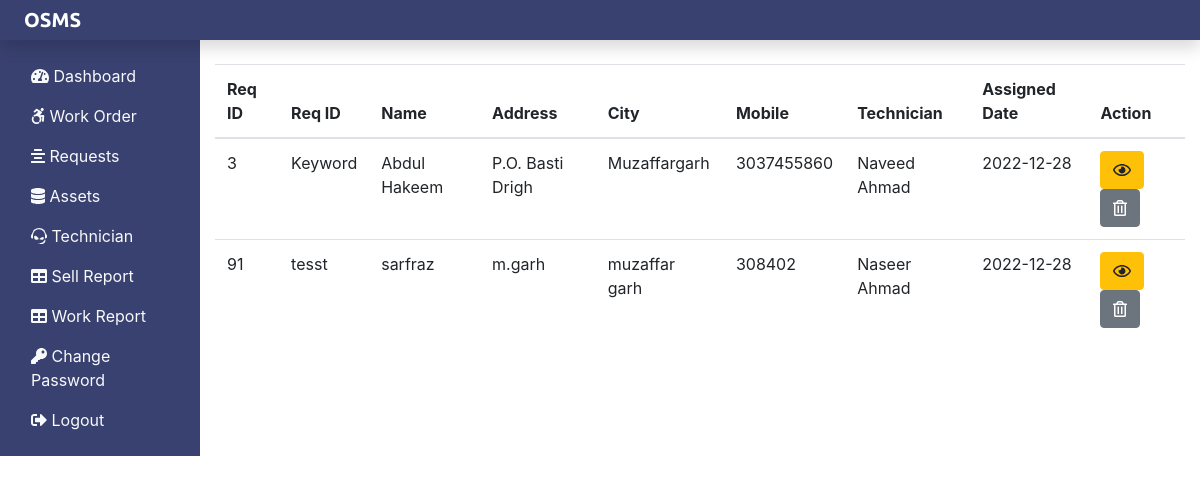
The page /Admin/workorder.php (signed in) on the database its author committed.
### tables this page shows
CREATE TABLE `assignwork_tb` (
  `rno` int(11) NOT NULL,
  `request_id` int(11) NOT NULL,
  `request_info` text NOT NULL,
  `request_desc` text NOT NULL,
  `requester_name` varchar(60) NOT NULL,
  `requester_add1` text NOT NULL,
  `requester_add2` text NOT NULL,
  `requester_city` varchar(60) NOT NULL,
  `requester_state` varchar(60) NOT NULL,
  `requester_zip` int(11) NOT NULL,
  `requester_email` varchar(60) NOT NULL,
  `requester_mobile` bigint(20) NOT NULL,
  `assign_tech` varchar(60) NOT NULL,
  `assign_date` date NOT NULL
);

### Admin/workorder.php (the view, shortened to what this page needs)
<?php
include('includes/header.php');
include('../dbcon.php');
?>
<div class="col-sm=9 col-md-10 mt-4">
    <?php
    $sql="select *from assignwork_tb";
    $result=$conn->query($sql);
    if($result->num_rows>0){
        echo '<table class="table">';
         echo '<thead>';
          echo '<tr>';
           echo '<th scope="col">Req ID</th>';
           echo '<th scope="col">Req ID</th>';
           echo '<th scope="col">Name</th>';
           echo '<th scope="col">Address</th>';
           echo '<th scope="col">City</th>';
           echo '<th scope="col">Mobile</th>';
           echo '<th scope="col">Technician</th>';
           echo '<th scope="col">Assigned Date</th>';
           echo '<th scope="col">Action</th>';
          echo '</tr>';
         echo '</thead>';
         echo '<tbody>';
          while($row=$result->fetch_assoc()){
            echo '<tr>';
                echo '<td>'.$row['request_id'].'</td>';
                echo '<td>'.$row['request_info'].'</td>';
                echo '<td>'.$row['requester_name'].'</td>';
                echo '<td>'.$row['requester_add2'].'</td>';
                echo '<td>'.$row['requester_city'].'</td>';
                echo '<td>'.$row['requester_mobile'].'</td>';
                echo '<td>'.$row['assign_tech'].'</td>';
                echo '<td>'.$row['assign_date'].'</td>';
                echo '<td>';
                    echo '<form action="viewassignwork.php" method="POST" class="d-inline mr-2">';
                     echo '<input type="hidden" name="id"
                     value='.$row['request_id'].'><button class="btn btn-warning" name="view" value="View"
                     type="submit"><i class="far fa-eye"></i></button>';
                    echo '</form>';
                    echo '<form action="" method="POST" class="d-inline">';
                    echo '<input type="hidden" name="id"
                    value='.$row['request_id'].'><button class="btn btn-secondary" name="delete" value="Delete"
                    type="submit"><i class="far fa-trash-alt"></i></button>';
                   echo '</form>';
                echo '</td>';
            echo '</tr>';
          }
        echo "</table>";
    }else{
        echo '0 Result';
    }
    ?>
</div>
<?php include('includes/footer.php'); ?>

### rows shown on the page
assignwork_tb: request "3", request_info "Keyword", requester_name "Abdul Hakeem", requester_add2 "P.O. Basti Drigh", requester_city "Muzaffargarh", requester_mobile "3037455860", assign_tech "Naveed Ahmad", assign_date "2022-12-28"
assignwork_tb: request "91", request_info "tesst", requester_name "sarfraz", requester_add2 "m.garh", requester_city "muzaffar garh", requester_mobile "308402", assign_tech "Naseer Ahmad", assign_date "2022-12-28"
